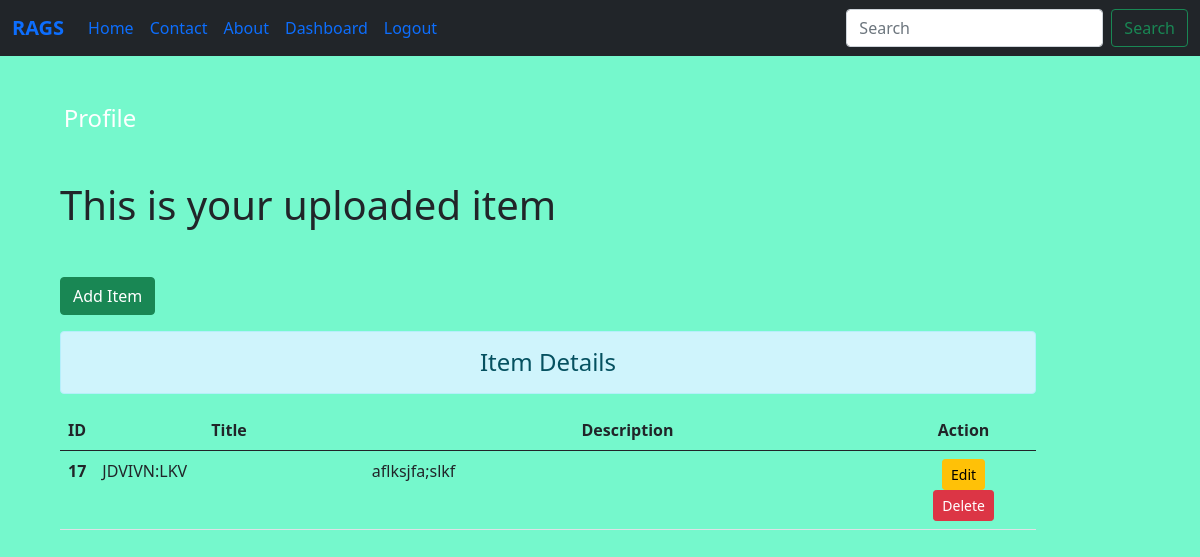
Page /dashboard/ (signed in) on the earlier database version.
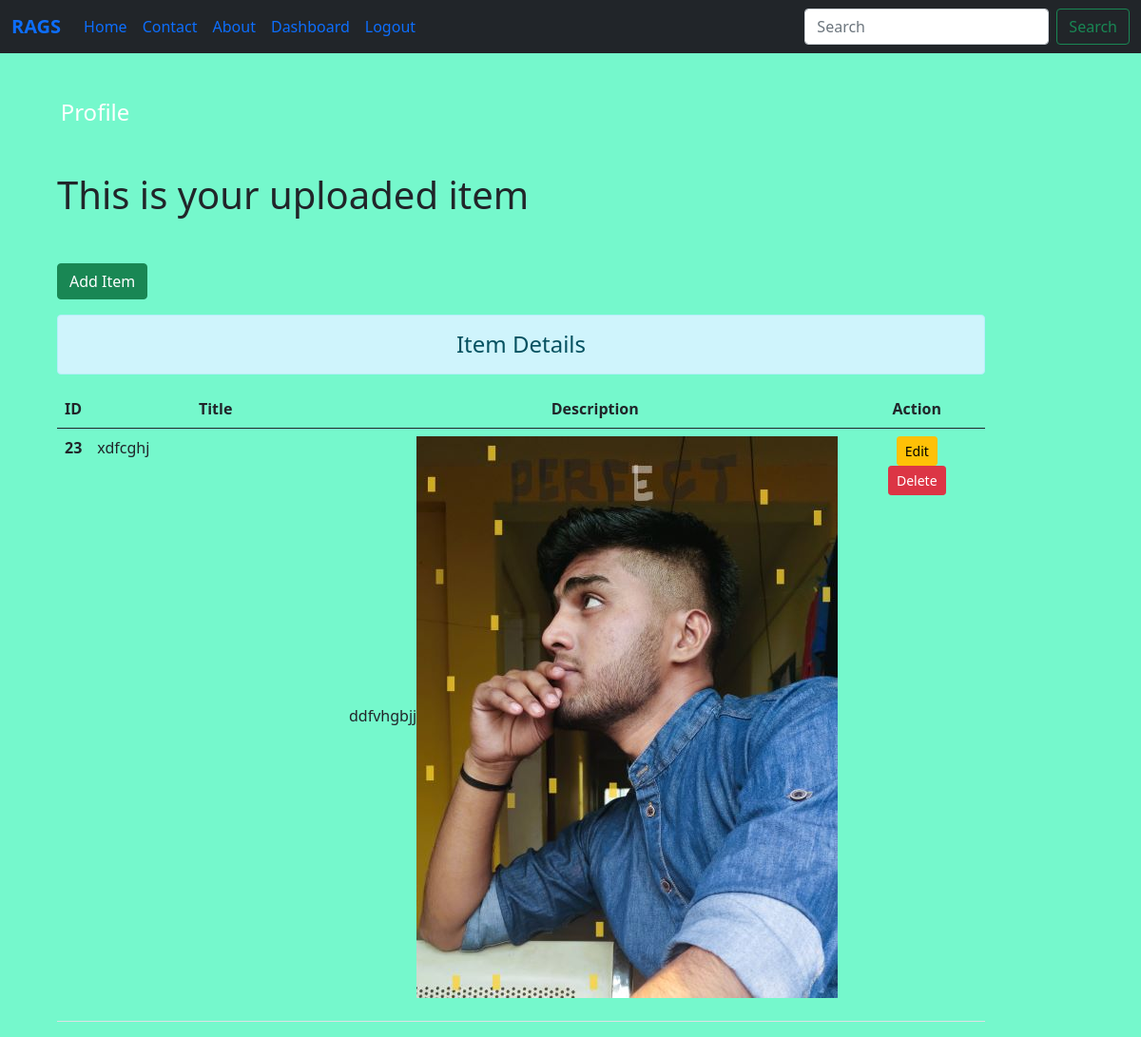
Same page on the later database version.
### mainapp/models.py (models this page shows)
class Post(models.Model):
    title = models.CharField(max_length=150)
    desc = RichTextUploadingField()
    image = models.ImageField(upload_to="image")  # optional

### mainapp/views.py (the view)
# urls.py: path('dashboard/',views.dashboard, name="dashboard"),
def dashboard(request):
    if request.user.is_authenticated:
     posts = Post.objects.all()
     user = request.user
     full_name = user.get_full_name()
     return render(request, 'dashboard.html/',{'posts':posts,'full_name':full_name})
    else:
      return HttpResponseRedirect('/login/')

### templates/dashboard.html (shortened to what this page needs)
<!doctype html>
{% load static %}
<html lang="en">
  <head>
    <link href="https://cdn.jsdelivr.net/npm/bootstrap@5.0.2/dist/css/bootstrap.min.css" rel="stylesheet">
    <link rel="stylesheet" href="{% static '/ecom/css/style.css' %}">
    {% include 'navbar.html' %}
  </head>
  <body>
     {% block side %}
     <div class="col-sm-2 text-white my-5 text-center">
      <h4 class="my-5">
        Profile
      </h4>
     </div>
     {% endblock side %}
     {% block content %}
    <div class="col-sm-10">
        <div class="container mx-5">
        <h1 class="my-5 ">This is your uploaded item</h1>
        <a href="{% url 'addpost' %}" class="btn btn-success">Add Item</a>
        <h4 class="text-center alert alert-info mt-3">Item Details</h4>
        {% if posts %}
        <table class="table table-hover bg-red">
          <thead>
            <tr class="text-center">
              <th scope="col" style="width:2%">ID</th>
              <th scope="col" style="width:28%">Title</th>
              <th scope="col" style="width:55%">Description</th>
              <th scope="col" style="width:15%">Action</th>
            </tr>
          </thead>
          <tbody>
            {% for post in posts %}
            <tr>
              <th scope="row">{{post.id}}</th>
              <td>{{post.title}}</td>
              <td>{{post.desc|safe}}</td>
              <td class="text-center">
                <a href="{% url 'updatepost' post.id %}" class="btn btn-warning btn-sm">Edit</a>
                <form action="{% url 'deletepost' post.id %}" method="POST" class="d-line">
                  <input type="submit" class="btn btn-danger btn-sm" value="Delete">
                </form>
              </td>
            </tr>
            {% endfor %}
          </tbody>
        </table>
      </div>
        {% else %}
        <h4 class="text-center alert alert-warning">No Records</h4>
        {% endif %}
    </div>
    {% endblock content %}
  </body>
</html>

### templates/navbar.html (shortened to what this page needs)
<nav class="navbar navbar-expand-lg navbar-white bg-dark">
    <div class="container-fluid">
      <a class="navbar-brand" href="/home/"><B>RAGS</B></a>
      <div class="collapse navbar-collapse" id="navbarSupportedContent">
        <ul class="navbar-nav me-auto mb-2 mb-lg-0">
          <li class="nav-item">
            <a class="nav-link {% if request.path == "/home/" %} active {% endif %}" aria-current="page" href="/home/">Home</a>
          </li>
          <li class="nav-item">
            <a class="nav-link {% if request.path == "/contact/" %} active {% endif %}" aria-current="page" href="/contact/">Contact</a>
          </li>
          <li class="nav-item">
            <a class="nav-link {% if request.path == "/about/" %} active {% endif %}" aria-current="page" href="/about/">About</a>
          </li>
          {% if request.user.is_authenticated %}
          <li class="nav-item">
            <a class="nav-link {% if request.path == "/dashboard/" %} active {% endif %}" aria-current="page" href="/dashboard/">Dashboard</a>
          </li>
          <li class="nav-item">
            <a class="nav-link {% if request.path == "/user_logout/" %} active {% endif %}" aria-current="page" href="/user_logout/">Logout</a>
          </li>
          {% endif %}
        </ul>
        <form class="d-flex">
          <input class="form-control me-2" type="search" placeholder="Search" aria-label="Search">
          <button class="btn btn-outline-success" type="submit">Search</button>
        </form>
      </div>
    </div>
  </nav>

### mainapp/static/ecom/css/style.css (style rules this page uses)
body { background-color: rgb(117, 248, 204); }

Differences in the rows shown:
removed Post: id "17", title "JDVIVN:LKV", desc "aflksjfa;slkf"
added Post: id "23", title "xdfcghj", desc "ddfvhgbjj", desc (picture)
